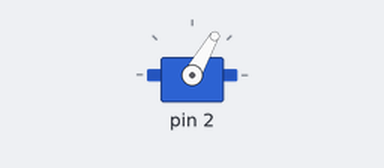
Recording of a sketch running on a simulated Arduino Uno, built with avr-gcc and run on an emulated ATmega328P. On the bench: servo.

Above: at 0.05 s.
At 1.5 s:
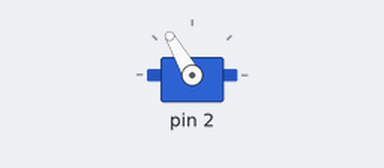
At 3.0 s:
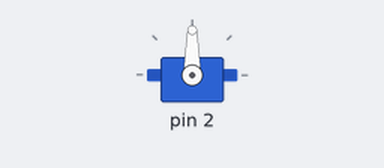
Timing chart, 0 to 6.9 s (numbered marks = the images above):
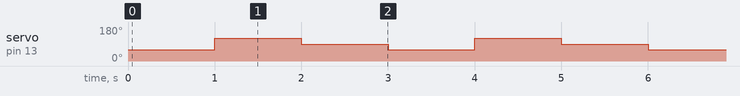

Measured:
- by itself, servo on pin 13: repeats every 3.0 s: 90° 1.0 s, 60° 1.0 s, 120° 1.0 s, until it stays 90° from 35.0 s

The sketch:

clear_servo.ino
```cpp
#include <Servo.h>

//Création des objets servo
Servo servo_zero;
bool ok=false;
int i=0;

void setup()
 {

 }

void loop()
{
  if (ok==false)
  {
     for (i=2;i<14;i++)
      {
      servo_zero.attach(i);
      servo_zero.write(60);
      delay(1000);
      servo_zero.write(120);
      delay(1000);
      servo_zero.write(90);
      delay(1000);
      servo_zero.detach();
      }
    ok=true;
   }
 }
```
